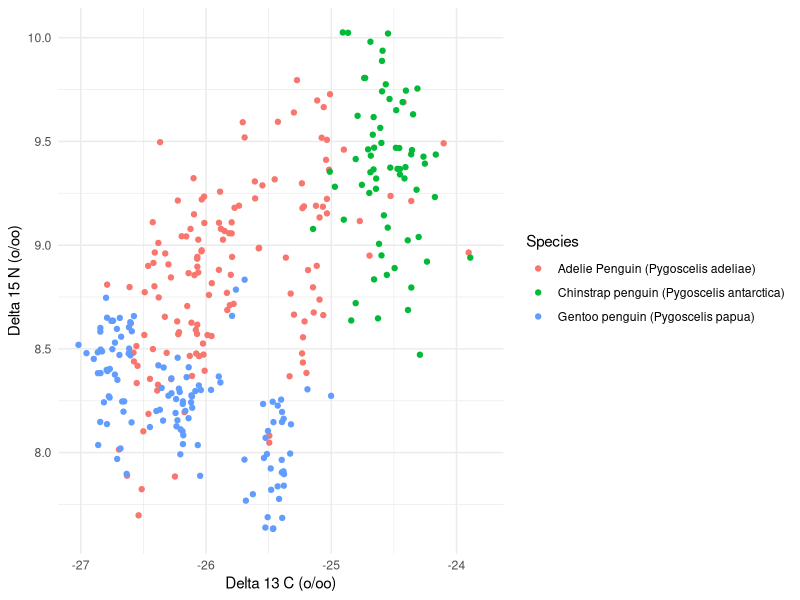
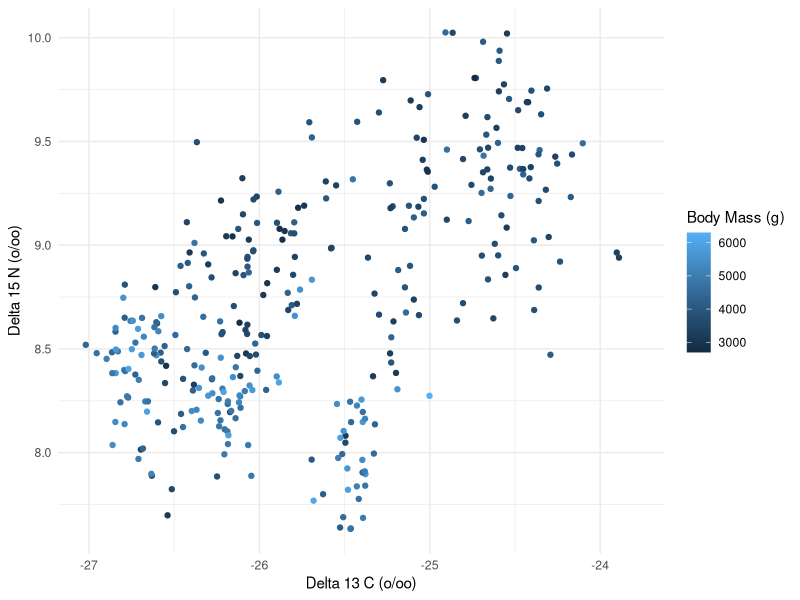
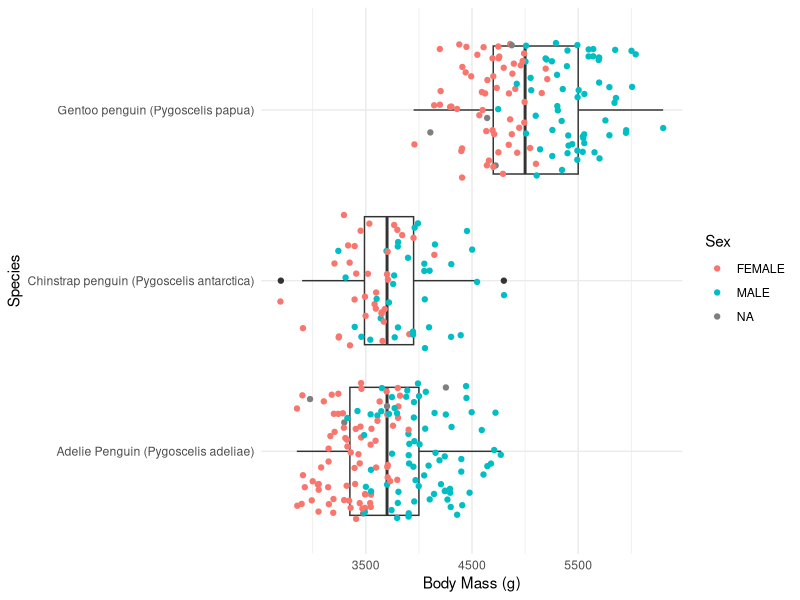

Write R code to recreate these figures, in order.
## ---- chunk 1
#set this to suppress a warning or message when you run a chunk
#| warning: FALSE 
#| message: FALSE

#load tidyverse package
library(tidyverse)
## ---- chunk 2
#load data 
library(palmerpenguins) 
data(penguins)         
## ---- chunk 3

# give me some ideas for how to do this



## ---- chunk 4
# save as new object
# drop_na without pipe

penguins_mod <- drop_na(penguins)

# drop_na with pipe

penguins_mod <- penguins |>
  drop_na()

## ---- chunk 5

#use nrow on penguins and penguins_mod without pipe

nrow(penguins)
nrow(penguins_mod)


#same with pipe

penguins |>
  nrow()

penguins_mod |>
  nrow()

## ---- chunk 6
# where do you think we lost the rows from?

# Here is how we can take a better look at just those rows using filter()

penguins |>
  filter(is.na(bill_length_mm))

penguins |>
  filter(is.na(sex))


# to find out where NAs are
summary(penguins)

penguins |>
  summary()

## ---- chunk 7
# use only count for island

penguins |>
  count()

penguins |>
  count(island)

penguins |>
  count(species)


## ---- chunk 8

# use count for island, species

penguins |>
  count(island, species)


## ---- chunk 9

# use count for island, species, sex

penguins |>
  count(island, species, sex)


# has weird NA groupings because sex is sometimes NA
# get a clearer picture after dropping NAs

penguins |>
  drop_na(sex) |>
  count(island, species, sex)




# you can drop the NAs before or after the count
# in some cases (not this one), that could give you different results

penguins |>
  count(island, species, sex) |>
  drop_na(sex)

## ---- chunk 10
# use summarize for average bill length in Adelie penguins
# Do it first without removing NAs

penguins |>
  filter(species=="Adelie") |>
  summarize(mean(bill_length_mm))

# have to deal with the NAs

penguins |>
  filter(species=="Adelie") |>
  summarize(mean(bill_length_mm, na.rm=TRUE))


# Then remove NAs using na.rm=TRUE


penguins |>
  filter(species=="Adelie") |>
  drop_na(bill_length_mm)  |>
  summarize(mean(bill_length_mm))

penguins |>
  filter(species=="Adelie") |>
  drop_na() |>
  summarize(mean(bill_length_mm))

## ---- chunk 11
# calculate average bill length and average bill depth for Adelie
# filter for Adelie then summarize

penguins |>
  filter(species=="Adelie") |>
  summarize(mean(bill_length_mm, na.rm=TRUE),
            mean(bill_depth_mm, na.rm=TRUE))


## ---- chunk 12

# filter for Adelie and summarise (but change to median)
# average bill length and MEDIAN bill length

penguins |>
  filter(species=="Adelie") |>
  summarize(mean(bill_length_mm, na.rm=TRUE),
            median(bill_length_mm, na.rm=TRUE),
            n())

penguins |>
  filter(species=="Adelie") |>
  drop_na(bill_length_mm) |>
  summarize(mean(bill_length_mm),
            median(bill_length_mm),
            n())

penguins |>
  filter(species=="Adelie") |>
  summarize(n())

## ---- chunk 13

# # filter for Adelie and summarise (but change to median)
# average bill length and MEDIAN bill length
# AND name the new variables created in summarize rather than having the names generated automatically

penguins |>
  filter(species=="Adelie") |>
  drop_na(bill_length_mm) |>
  summarize(mean_bill_length=mean(bill_length_mm),
            median_bill_length=median(bill_length_mm),
            count=n())

adelie_summary <- penguins |>
  filter(species=="Adelie") |>
  drop_na(bill_length_mm) |>
  summarize(mean_bill_length=mean(bill_length_mm),
            median_bill_length=median(bill_length_mm),
            count=n())


adelie_summary <- penguins |>
  filter(species=="Adelie") |>
  drop_na(bill_length_mm) |>
  summarize(mean_bill_length=mean(bill_length_mm)) |>
  pull(mean_bill_length)
  
  adelie_summary + 40

## ---- chunk 14
# group_by species and then summarize bill length and bill depth (mean)


penguins |>
  group_by(species) |>
  drop_na(bill_length_mm) |>
  summarize(mean_bill_length=mean(bill_length_mm),
            mean_bill_depth=mean(bill_depth_mm))

penguins |>
  group_by(island) |>
  drop_na(bill_length_mm) |>
  summarize(mean_bill_length=mean(bill_length_mm),
            mean_bill_depth=mean(bill_depth_mm))

## ---- chunk 15

# group by species/sex and then summarize avg bill depth

penguins |>
  group_by(species, sex) |>
  drop_na() |>
  summarize(mean_bill_length=mean(bill_length_mm),
            mean_bill_depth=mean(bill_depth_mm))


# do it first without filtering out NAs 

# do it again with NAs removed
## ---- chunk 16
# first just create a new column that contains all 5s

penguins_mod <- penguins |>
  mutate(fives=5)

## ---- chunk 17
# calculate body mass in lb from conversion factor (0.00220462 lb/g), create new column

penguins_mod <- penguins |>
  mutate(body_mass_lb=body_mass_g*0.00220462)


# then assign it to new object


## ---- chunk 18

penguins_mod <- penguins_mod |>
  mutate(bill_ratio = bill_depth_mm/bill_length_mm)

## ---- chunk 19
# penguins <- penguins |> 
#   mutate(penguin_length_cat = case_when(bill_length_mm > 50 ~ 'whoa! huge bill!', TRUE ~ '--' ))

# make a new column with a single letter for each penguin species

penguins_mod <- penguins_mod |>
  mutate(spp_abbr = case_when(species=="Adelie" ~ "A",
                              species=="Gentoo" ~ "G",
                              species == "Chinstrap" ~ "C"))


# make a new column with a body mass cutoff that labels penguins below the cutoff as "little" and the ones above it as "BIG"

penguins_mod <- penguins_mod |>
  mutate(size = case_when(body_mass_g >= 5000 ~ "BIG",
                          body_mass_g < 5000 ~ "little"))


## ---- chunk 20
penguins_raw |>
  ggplot() +
  geom_point(aes(x=`Delta 13 C (o/oo)`, y=`Delta 15 N (o/oo)`, color=Species)) +
  theme_minimal()
## ---- chunk 21
penguins_raw |>
  ggplot() +
  geom_point(aes(x=`Delta 13 C (o/oo)`, y=`Delta 15 N (o/oo)`, color=`Body Mass (g)`)) +
  theme_minimal()
## ---- chunk 22
penguins_raw |>
  ggplot(aes(y=Species, x=`Body Mass (g)`)) +
  geom_boxplot() +
  geom_jitter(aes(color=Sex)) +
  theme_minimal()
